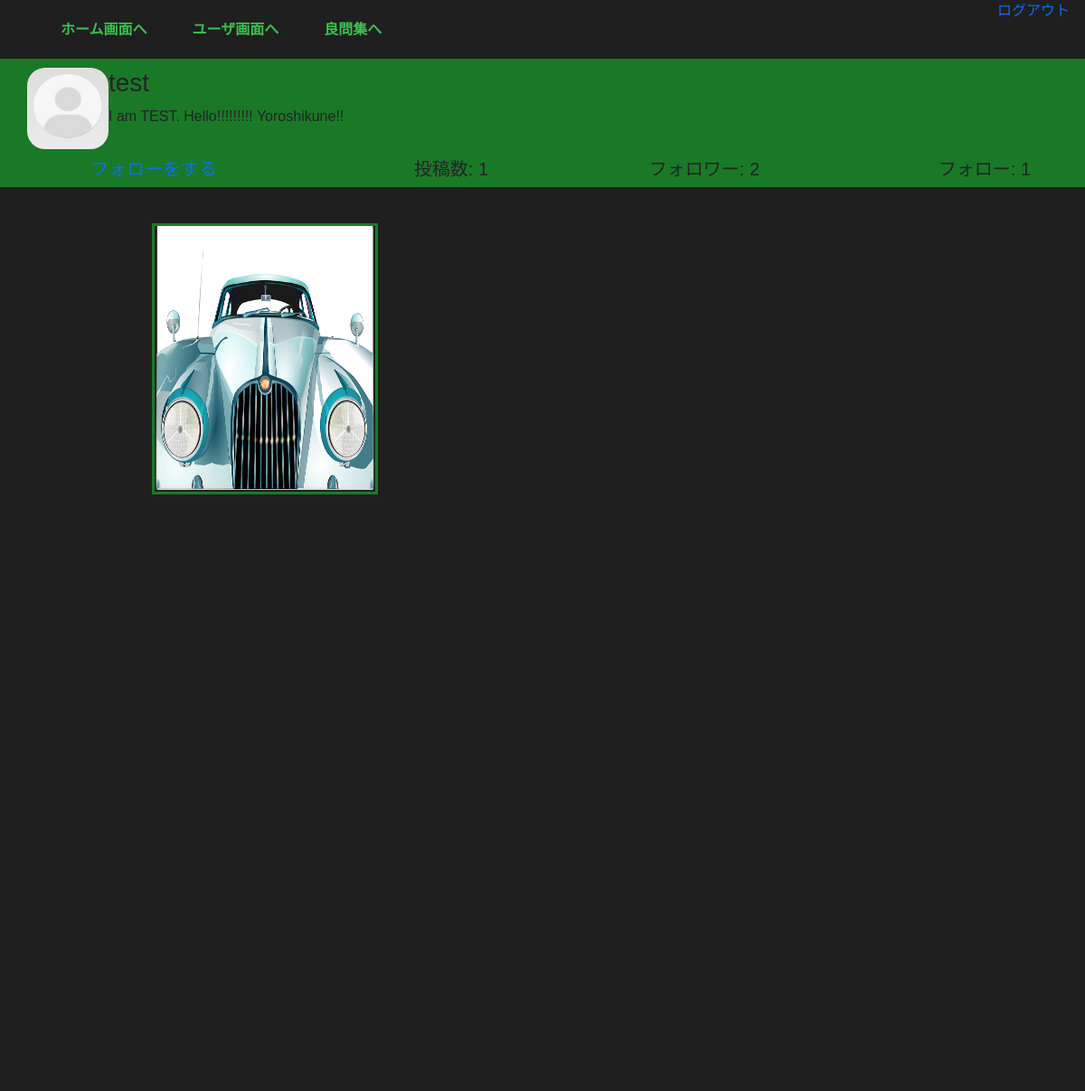
Page /users/user_home/test (signed in) on the committed database.
### accounts/models.py (models this page shows)
class UserProfiles(models.Model):
    picture = models.FileField(upload_to='picture/', null=True, )
    nickname = models.CharField(max_length=150)
    user = models.OneToOneField(
        Users, on_delete=models.CASCADE
    )
    introduction = models.TextField(null=True, blank=True, max_length=255)
    create_at = models.DateTimeField(default=datetime.now())
    update_at = models.DateTimeField(default=datetime.now())
    objects = UserProfilesManager()
    class Meta:
        db_table = 'plofiles'

### boards/models.py (models this page shows)
class Boards(models.Model):
    user = models.ForeignKey(
        Users, on_delete=models.CASCADE
    )
    user_picture = models.FileField(upload_to='boards/')
    name = models.CharField(max_length=150)
    title = models.CharField(max_length=150)
    boards_picture = models.FileField(upload_to='boards/', null=True)
    description = models.CharField(max_length=255)
    create_at = models.DateTimeField(default=datetime.now())
    update_at = models.DateTimeField(default=datetime.now())
    objects = BoardsManager()
    class Meta:
        db_table = 'boards'

### users/views.py (the view)
# urls.py: path('user_home/<str:username>', UserHomeView.as_view(), name='user_home'),
class UserHomeView(LoginRequiredMixin, TemplateView):
    template_name = 'users/user_home.html'
    def get(self, *args, **kwargs):
        username = self.kwargs.get('username')
        try:
            Users.objects.get(username=username)
        except:
            return redirect('boards:board_list')
        return super().get(*args, **kwargs)
    def get_context_data(self, **kwargs):
        context = super().get_context_data(**kwargs)
        user = Users.objects.filter_by_username(username=self.kwargs.get('username'))
        profile = UserProfiles.objects.filter_by_profile(user_id=user.id)
        boards =  Boards.objects.filter_by_boards(user_id=user.id)
        follow_num = FollowFollowerUser.objects.count_follow(follow_user=user.id)
        follower_num = FollowFollowerUser.objects.count_follower(follower_user=user.id)
        boards_num = Boards.objects.count_boards(user=user)
        self_user = Users.objects.filter_by_id(id=self.request.user.id)
        if user == self_user:
            context['follow'] = 'self'
        elif FollowFollowerUser.objects.filter(follow_user=self_user.id, follower_user=user.id):
            context['follow'] = 'followed'
        else:
            context['follow'] = 'follow'
        context['author_username'] = user.username
        context['profile'] = profile
        context['boards'] = boards
        context['follow_num'] = follow_num
        context['follower_num'] = follower_num
        context['boards_num'] = boards_num
        return context

### accounts/models.py (called while the page is built)
    def filter_by_username(self, username):
        return self.filter(username=username).first()

    def filter_by_id(self, id):
        return self.filter(id=id).first()

    def filter_by_profile(self, user_id):
        return self.filter(user_id=user_id).first()

### boards/models.py (called while the page is built)
    def filter_by_boards(self, user_id):
        return self.filter(user_id=user_id).all()

    def count_boards(self, user):
        return self.filter(user=user).all().count()

### users/models.py (called while the page is built)
    def count_follow(self, follow_user):
        return self.filter(follow_user=follow_user).all().count()

    def count_follower(self, follower_user):
        return self.filter(follower_user=follower_user).all().count()

### templates/users/user_home.html (shortened to what this page needs)
{% extends 'base.html' %}
{% block content %}
<div class="profile-wrapper">
  <div class="profile">
    <div class="profile-img">
      <img src="{{ profile.picture.url }}">
    </div>
    <div class="profile-comment">
      <h3>{{ profile.nickname }}</h3>
      <p>{{ profile.introduction }}</p>
    </div>
  </div>
</div>
<div class="status-wrapper">
  <div class="status-container">
    <div class="follow-action">
      {% if "self" == follow %}
        <h5>　　　　　　</h5>
      {% elif "followed" == follow %}
        <h5><a class="" href="{% url 'users:clear_follow' author_username %}">フォローを解除</a></h5>
      {% elif "follow" == follow %}
        <h5><a class="" href="{% url 'users:follow' author_username %}">フォローをする</a></h5>
      {% endif %}
    </div>
    <div class="submission-num">
      <h5>投稿数: {{ boards_num }}</h5>
    </div>
    <div class="follower-num">
      <h5>フォロワー: {{ follower_num }}</h5>
    </div>
    <div class="follow-num">
      <h5>フォロー: {{ follow_num }}</h5>
    </div>
  </div>
</div>
<div class="submission-wrapper">
  <div class="flex-submission">
    {% for board in boards %}
    <div class="flex-contents">
      <img src="{{ board.boards_picture.url }}">
    </div>
    {% endfor %}
  </div>
</div>
{% endblock %}

### static/assets/css/base.css (style rules this page uses)
* { box-sizing: border-box; }
body { margin: 0; font-family: "メイリオ", "Meiryo", "ヒラギノ角ゴ Pro W3", "Hiragino Kaku Gothic Pro", "ＭＳ Ｐゴシック", sans-serif; }
a { text-decoration: none; }
.profile { display: flex; background-color: rgb(26, 121, 38); }
.profile-img { width: 10%; padding: 10px 0 10px 30px; }
.profile-comment { width: 90%; padding-top: 10px; }
.profile-img img { border-radius: 20px; width: 90px; height: 90px; }
.status-container { display: flex; background-color: rgb(26, 121, 38); }
.status-container div { width: 25%; text-align: right; padding-right: 5%; }
.flex-submission { display: flex; flex-wrap: wrap; justify-content: flex-start; background-color: rgb(31, 31, 31); height: 1000px; padding-left:10%; padding-right: 10%; }
.flex-contents { padding-left: 5%; padding-right: 5%; padding-top: 40px; }
.flex-contents img { width: 250px; height: 300px; border: solid 3px rgb(26, 121, 38); }

### rows in the picture
UserProfiles: picture (picture), nickname "test", introduction "I am TEST. Hello!!!!!!!!! Yoroshikune!!"
Boards: boards_picture (picture)

### other values in the picture
{{ boards_num }} "1"
{{ follower_num }} "2"
{{ follow_num }} "1"
